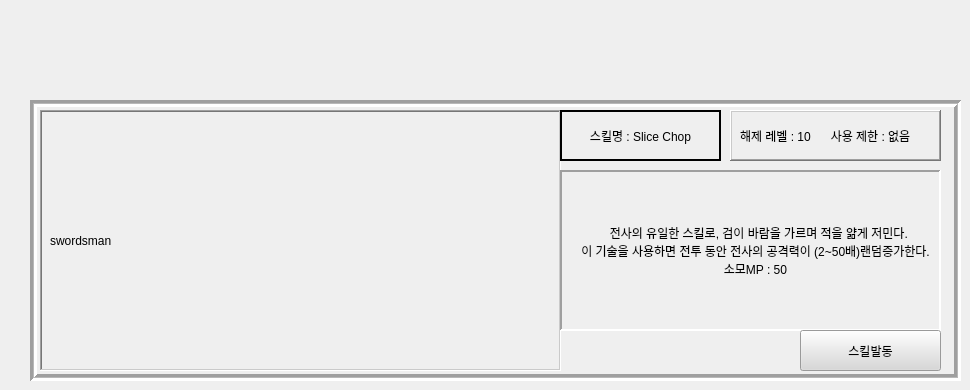
   <widget class="QWidget" name="page_4">
    <widget class="QFrame" name="frame_2">
     <property name="geometry">
      <rect>
       <x>30</x>
       <y>100</y>
       <width>931</width>
       <height>281</height>
      </rect>
     </property>
     <property name="styleSheet">
      <string notr="true"/>
     </property>
     <property name="frameShape">
      <enum>QFrame::Box</enum>
     </property>
     <property name="frameShadow">
      <enum>QFrame::Sunken</enum>
     </property>
     <property name="lineWidth">
      <number>3</number>
     </property>
     <property name="midLineWidth">
      <number>1</number>
     </property>
     <widget class="QFrame" name="lb_frame_2">
      <property name="geometry">
       <rect>
        <x>10</x>
        <y>10</y>
        <width>521</width>
        <height>261</height>
       </rect>
      </property>
      <property name="frameShape">
       <enum>QFrame::WinPanel</enum>
      </property>
      <property name="frameShadow">
       <enum>QFrame::Sunken</enum>
      </property>
      <property name="lineWidth">
       <number>2</number>
      </property>
      <property name="midLineWidth">
       <number>1</number>
      </property>
      <widget class="QLabel" name="gif_2">
       <property name="geometry">
        <rect>
         <x>10</x>
         <y>10</y>
         <width>511</width>
         <height>241</height>
        </rect>
       </property>
       <property name="text">
        <string>swordsman</string>
       </property>
      </widget>
     </widget>
     <widget class="QFrame" name="frame_0_4">
      <property name="geometry">
       <rect>
        <x>530</x>
        <y>10</y>
        <width>161</width>
        <height>51</height>
       </rect>
      </property>
      <property name="frameShape">
       <enum>QFrame::WinPanel</enum>
      </property>
      <property name="frameShadow">
       <enum>QFrame::Plain</enum>
      </property>
      <property name="lineWidth">
       <number>2</number>
      </property>
      <property name="midLineWidth">
       <number>1</number>
      </property>
      <widget class="QLabel" name="slice_chop">
       <property name="geometry">
        <rect>
         <x>0</x>
         <y>10</y>
         <width>161</width>
         <height>31</height>
        </rect>
       </property>
       <property name="text">
        <string>스킬명 : Slice Chop</string>
       </property>
       <property name="alignment">
        <set>Qt::AlignCenter</set>
       </property>
      </widget>
     </widget>
     <widget class="QFrame" name="frame_0_5">
      <property name="geometry">
       <rect>
        <x>700</x>
        <y>10</y>
        <width>211</width>
        <height>51</height>
       </rect>
      </property>
      <property name="autoFillBackground">
       <bool>false</bool>
      </property>
      <property name="frameShape">
       <enum>QFrame::WinPanel</enum>
      </property>
      <property name="frameShadow">
       <enum>QFrame::Raised</enum>
      </property>
      <property name="lineWidth">
       <number>2</number>
      </property>
      <property name="midLineWidth">
       <number>1</number>
      </property>
      <widget class="QLabel" name="skill_info_4">
       <property name="geometry">
        <rect>
         <x>10</x>
         <y>10</y>
         <width>381</width>
         <height>31</height>
        </rect>
       </property>
       <property name="text">
        <string>해제 레벨 : 10      사용 제한 : 없음</string>
       </property>
       <property name="alignment">
        <set>Qt::AlignLeading|Qt::AlignLeft|Qt::AlignVCenter</set>
       </property>
       <property name="wordWrap">
        <bool>true</bool>
       </property>
      </widget>
     </widget>
     <widget class="QFrame" name="frame_0_6">
      <property name="geometry">
       <rect>
        <x>530</x>
        <y>70</y>
        <width>381</width>
        <height>161</height>
       </rect>
      </property>
      <property name="frameShape">
       <enum>QFrame::Panel</enum>
      </property>
      <property name="frameShadow">
       <enum>QFrame::Sunken</enum>
      </property>
      <property name="lineWidth">
       <number>2</number>
      </property>
      <property name="midLineWidth">
       <number>3</number>
      </property>
      <widget class="QLabel" name="skill_info_0_2">
       <property name="geometry">
        <rect>
         <x>20</x>
         <y>40</y>
         <width>351</width>
         <height>81</height>
        </rect>
       </property>
       <property name="text">
        <string>  전사의 유일한 스킬로, 검이 바람을 가르며 적을 얆게 저민다.                                         이 기술을 사용하면 전투 동안 전사의 공격력이 (2~50배)랜덤증가한다. 소모MP : 50</string>
       </property>
       <property name="scaledContents">
        <bool>false</bool>
       </property>
       <property name="alignment">
        <set>Qt::AlignCenter</set>
       </property>
       <property name="wordWrap">
        <bool>true</bool>
       </property>
      </widget>
     </widget>
     <widget class="QPushButton" name="skill_btn_swordman_slice_chop">
      <property name="geometry">
       <rect>
        <x>770</x>
        <y>230</y>
        <width>141</width>
        <height>41</height>
       </rect>
      </property>
      <property name="styleSheet">
       <string notr="true">background-color: rgb(216, 216, 216);</string>
      </property>
      <property name="text">
       <string>스킬발동</string>
      </property>
     </widget>
     <widget class="QLabel" name="label_40">
      <property name="geometry">
       <rect>
        <x>690</x>
        <y>230</y>
        <width>41</width>
        <height>41</height>
       </rect>
      </property>
      <property name="text">
       <string/>
      </property>
      <property name="pixmap">
       <pixmap>../../../../Downloads/Map_tile_45.png</pixmap>
      </property>
      <property name="scaledContents">
       <bool>true</bool>
      </property>
     </widget>
     <widget class="QLabel" name="label_41">
      <property name="geometry">
       <rect>
        <x>730</x>
        <y>230</y>
        <width>41</width>
        <height>41</height>
       </rect>
      </property>
      <property name="text">
       <string/>
      </property>
      <property name="pixmap">
       <pixmap>../../../../Downloads/Map_tile_45.png</pixmap>
      </property>
      <property name="scaledContents">
       <bool>true</bool>
      </property>
     </widget>
     <widget class="QLabel" name="label_42">
      <property name="geometry">
       <rect>
        <x>610</x>
        <y>230</y>
        <width>41</width>
        <height>41</height>
       </rect>
      </property>
      <property name="text">
       <string/>
      </property>
      <property name="pixmap">
       <pixmap>../../../../Downloads/Map_tile_45.png</pixmap>
      </property>
      <property name="scaledContents">
       <bool>true</bool>
      </property>
     </widget>
     <widget class="QLabel" name="label_43">
      <property name="geometry">
       <rect>
        <x>570</x>
        <y>230</y>
        <width>41</width>
        <height>41</height>
       </rect>
      </property>
      <property name="text">
       <string/>
      </property>
      <property name="pixmap">
       <pixmap>../../../../Downloads/Map_tile_45.png</pixmap>
      </property>
      <property name="scaledContents">
       <bool>true</bool>
      </property>
     </widget>
     <widget class="QLabel" name="label_45">
      <property name="geometry">
       <rect>
        <x>650</x>
        <y>230</y>
        <width>41</width>
        <height>41</height>
       </rect>
      </property>
      <property name="text">
       <string/>
      </property>
      <property name="pixmap">
       <pixmap>../../../../Downloads/Map_tile_45.png</pixmap>
      </property>
      <property name="scaledContents">
       <bool>true</bool>
      </property>
     </widget>
     <widget class="QLabel" name="label_48">
      <property name="geometry">
       <rect>
        <x>530</x>
        <y>230</y>
        <width>41</width>
        <height>41</height>
       </rect>
      </property>
      <property name="text">
       <string/>
      </property>
      <property name="pixmap">
       <pixmap>../../../../Downloads/Map_tile_45.png</pixmap>
      </property>
      <property name="scaledContents">
       <bool>true</bool>
      </property>
     </widget>
    </widget>
   </widget>
